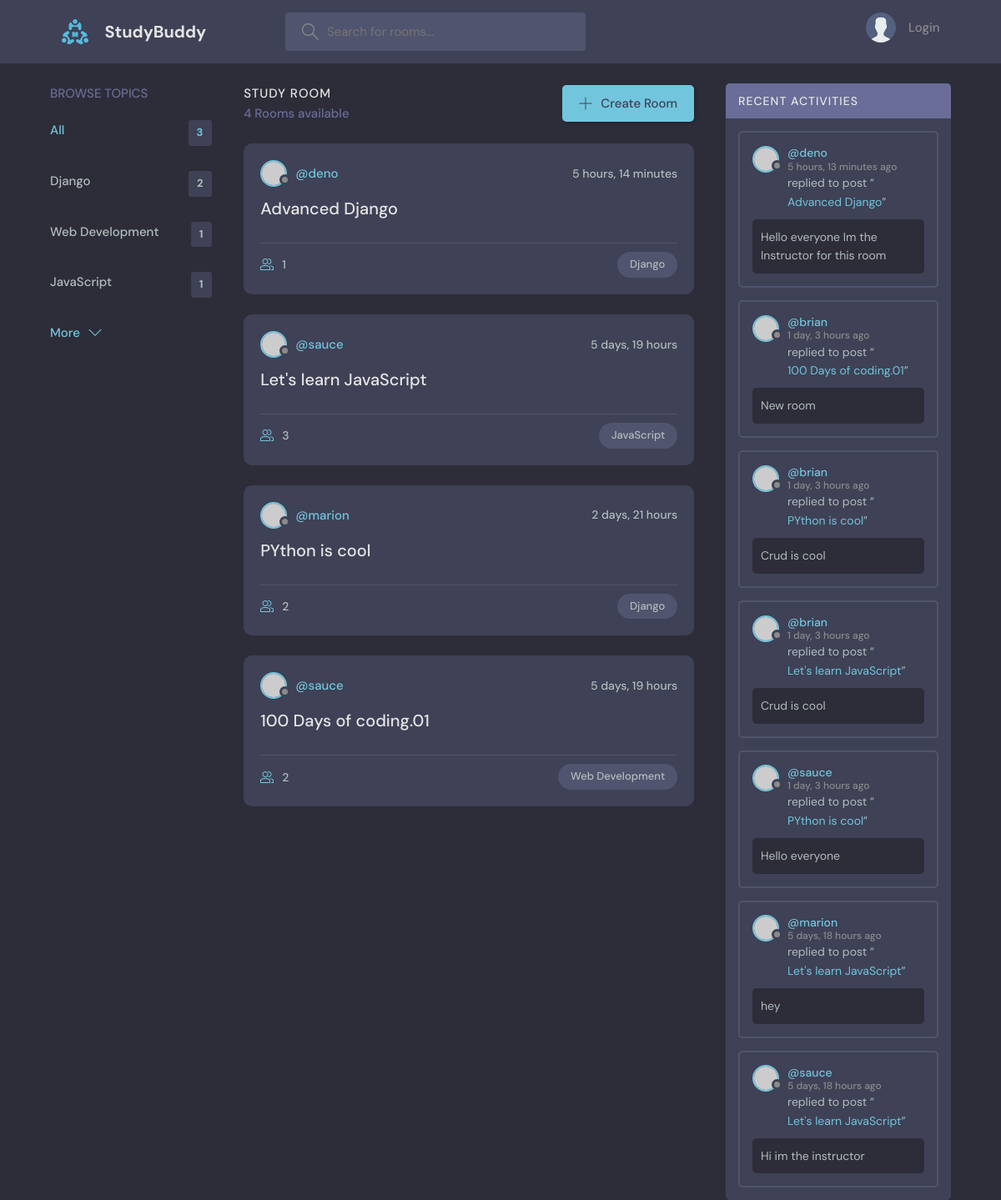
Before: / with the older database file.
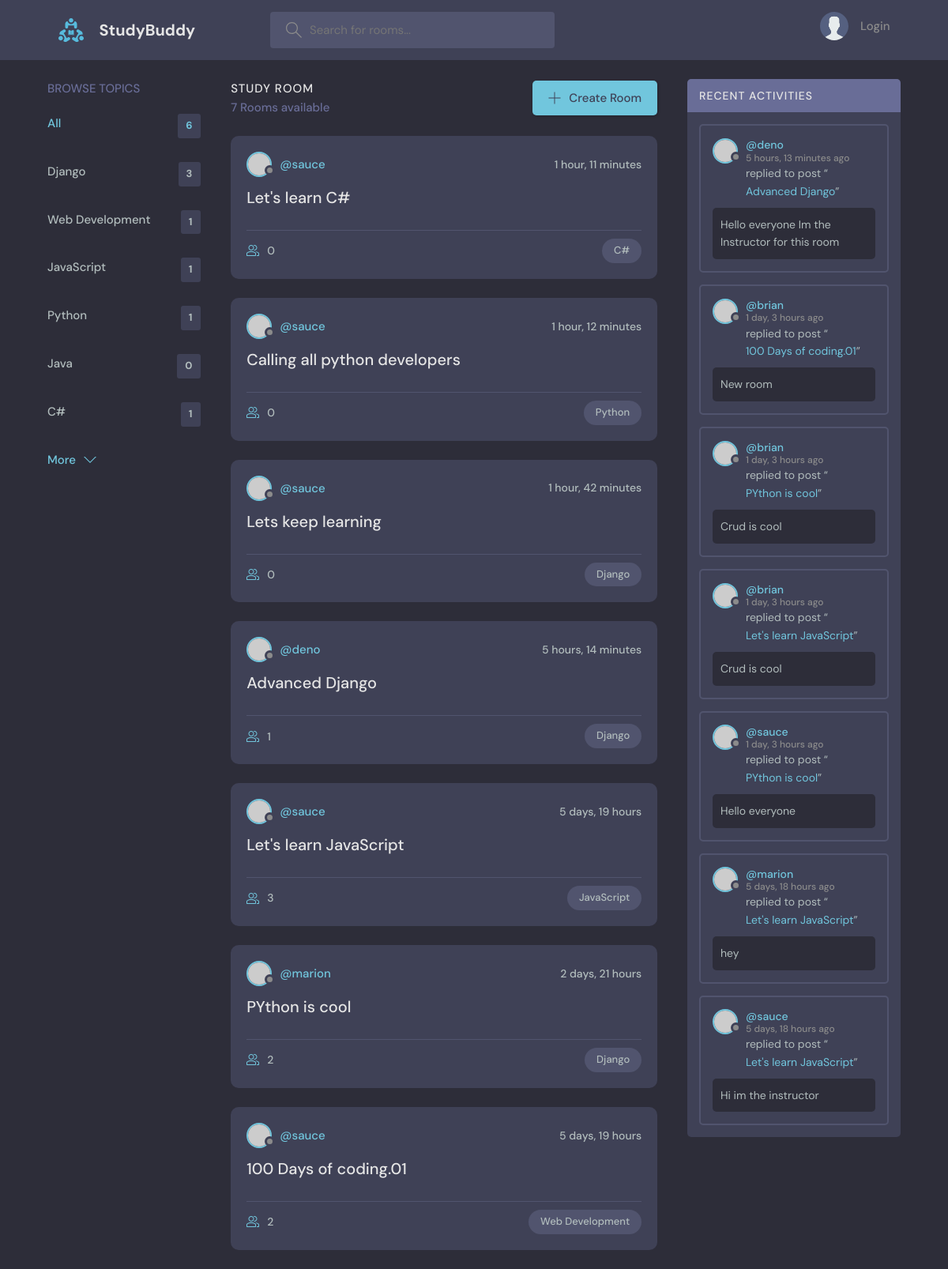
After: the same page with the newer database file.
### base/models.py (models this page shows, shortened)
class Topic(models.Model):
  name=models.CharField(max_length=200)
  class Meta:
    verbose_name="Topic"
    verbose_name_plural="Topics"

class Rooms(models.Model):
  host=models.ForeignKey(User,on_delete=models.CASCADE,null=True)
  topic=models.ForeignKey('Topic',on_delete=models.SET_NULL,null=True)
  name=models.CharField(max_length=200)
  description=models.TextField(null=True,blank=True)
  participants=models.ManyToManyField(User,related_name='participants',blank=True)
  created=models.DateTimeField(auto_now_add=True)
  updated=models.DateTimeField(auto_now=True)
  class Meta:
    ordering=['-updated','-created']
    verbose_name="Room"
    verbose_name_plural="Rooms"
    db_table="Room Table"
  def __str__(self):
    return self.name

class Messages(models.Model):
  user=models.ForeignKey(User,on_delete=models.CASCADE,null=True)
  room=models.ForeignKey(Rooms,on_delete=models.CASCADE)
  body=models.TextField()
  updated=models.DateTimeField(auto_now_add=True)
  created=models.DateTimeField(auto_now=True)
  class Meta:
    verbose_name="Message"
    verbose_name_plural="Messages"
    ordering=['-updated','-created']

### base/views.py (the view)
# urls.py: path('',views.home, name='home'),
def home(request):
  q=request.GET.get('q') if request.GET.get('q') != None else ''
  rooms=models.Rooms.objects.filter(
    Q(topic__name__icontains=q) |
    Q(name__icontains=q) |
    Q(host__username__icontains=q)
    )
  room_messages=models.Messages.objects.all()
  topics=models.Topic.objects.all()
  room_count=rooms.count()
  context={
    'rooms':rooms,
    'topics':topics,
    'room_count':room_count ,
    'room_messages':room_messages
           }
  return render(request, 'base/home.html', context)

### base/templates/base/home.html (shortened to what this page needs)
{% extends 'main.html' %}
{% block content %}
    <main class="layout layout--3">
      <div class="container">
        {% include 'base/browse_topics_component.html'%}
        <div class="roomList">
          <div class="roomList__header">
            <div>
              <h2>Study Room</h2>
              <p>{{room_count}} Rooms available</p>
            </div>
            <a class="btn btn--main" href="{% url 'createroom' %}">
              <svg version="1.1" xmlns="http://www.w3.org/2000/svg" width="32" height="32" viewBox="0 0 32 32">
                <title>add</title>
                <path
                  d="M16.943 0.943h-1.885v14.115h-14.115v1.885h14.115v14.115h1.885v-14.115h14.115v-1.885h-14.115v-14.115z"
                ></path>
              </svg>
              Create Room
            </a>
          </div>
          {%include 'base/rooms_component.html'%}
        </div>
        {% include 'base/activity_component.html'%}
      </div>
    </main>
{% endblock content %}

### base/templates/base/browse_topics_component.html
<div class="topics">
  <div class="topics__header">
    <h2>Browse Topics</h2>
  </div>
  <ul class="topics__list">
    <li>
      <a href="{% url 'home'%}" class="active">All <span>{{topics.count}}</span></a>
    </li>
    {% for topic in topics %}
    <li>
      <a href="{% url 'home' %}?q={{topic.name}}">{{topic.name}} <span>{{topic.rooms_set.all.count}}</span></a>
    </li>
    {% endfor %}
  </ul>
  <a class="btn btn--link" href="topics.html">
    More
    <svg version="1.1" xmlns="http://www.w3.org/2000/svg" width="32" height="32" viewBox="0 0 32 32">
      <title>chevron-down</title>
      <path d="M16 21l-13-13h-3l16 16 16-16h-3l-13 13z"></path>
    </svg>
  </a>
</div>

### base/templates/base/rooms_component.html (shortened to what this page needs)
{% for room in rooms %}
<div class="roomListRoom">
  <div class="roomListRoom__header">
    <a href="{% url 'user-profile' room.host.id %}" class="roomListRoom__author">
      <div class="avatar avatar--small">
        <img src="https://randomuser.me/api/portraits/women/11.jpg" />
      </div>
      <span>@{{room.host.username}}</span>
    </a>
    <div class="roomListRoom__actions">
      <span>{{room.created|timesince}}</span>
    </div>
  </div>
  <div class="roomListRoom__content">
    <a href="{% url 'room' room.id %}">{{room.name}}</a>
  </div>
  <div class="roomListRoom__meta">
    <a href="{% url 'room' room.id %}"class="roomListRoom__joined">
      {{room.participants.all.count}}
    </a>
    <p class="roomListRoom__topic">{{room.topic.name}}</p>
  </div>
</div>
{% endfor %}

### base/templates/base/activity_component.html (shortened to what this page needs)
<div class="activities">
          <div class="activities__header">
            <h2>Recent Activities</h2>
          </div>
          {% for message in room_messages %}
          <div class="activities__box">
            <div class="activities__boxHeader roomListRoom__header">
              <a href="{%url 'user-profile' message.user.id %}" class="roomListRoom__author">
                <div class="avatar avatar--small">
                  <img src="https://randomuser.me/api/portraits/women/11.jpg" />
                </div>
                <p>
                  @{{ message.user }}
                  <span>{{message.created|timesince}} ago</span>
                </p>
              </a>
            </div>
            <div class="activities__boxContent">
              <p>replied to post “<a href="{% url 'room' message.room.id %}">{{message.room}}</a>”</p>
              <div class="activities__boxRoomContent">
                {{message.body}}
              </div>
            </div>
          </div>
          {% endfor %}
        </div>

Changed rows visible on the page:
computed for Topic "Django": rooms_set.all.count "2" → "3"
added Topic: name "Python", rooms_set.all.count "1"
added Topic: name "Java", rooms_set.all.count "0"
added Topic: name "C#", rooms_set.all.count "1"
added Rooms: host.username "sauce", created "1 hour, 11 minutes", name "Let's learn C#", participants.all.count "0", topic.name "C#"
added Rooms: host.username "sauce", created "1 hour, 12 minutes", name "Calling all python developers", participants.all.count "0", topic.name "Python"
added Rooms: host.username "sauce", created "1 hour, 42 minutes", name "Lets keep learning", participants.all.count "0", topic.name "Django"
Other visible differences:
{{ topics.count }}: "3" → "6"
{{ room_count }}: "4" → "7"
